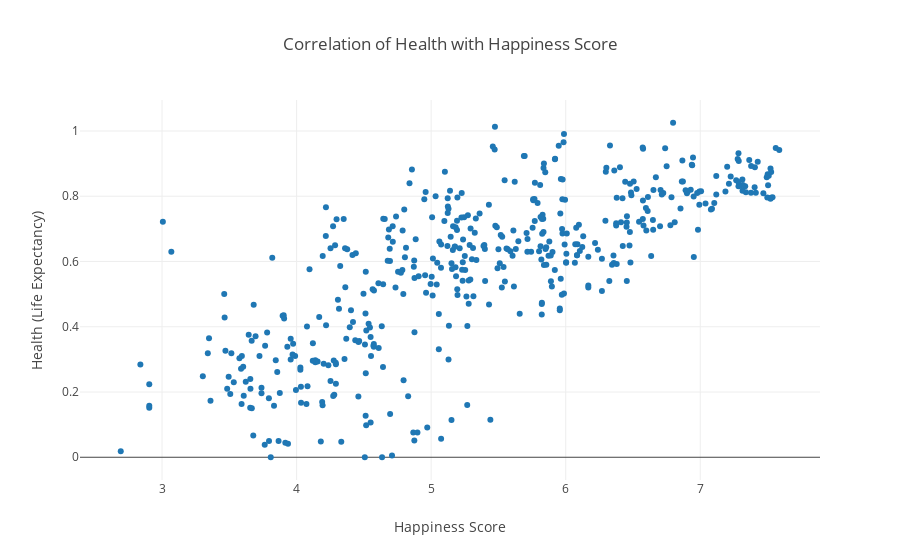

This figure's notebook cell:
### Code cell
# Basic Scatter Plot between Happiness Score and Health: ( Positive correlation )

trace1 = go.Scatter(
    x = df["Happiness Score"],
    y = df["Health (Life Expectancy)"],
    name = "Health (Life Expectancy)",
    mode = 'markers'
)

layout = go.Layout(
    title= "Correlation of Health with Happiness Score",
    xaxis= dict(
        title= "Happiness Score",
    ),
    yaxis=dict(
        title= "Health (Life Expectancy)",
    )
)

data = [trace1]
figure = go.Figure(data = data, layout= layout)
iplot(figure)

### Figure 1 — Plotly figure (JSON) as saved in the notebook; plotly's stock layout.template omitted (floating-point values rounded to 4 significant figures; data arrays with more than 128 entries replaced by an {"elided": "..."} marker saying what was removed)
{"data": [{"mode": "markers", "name": "Health (Life Expectancy)", "type": "scatter", "uid": "aea940e9-4b5d-48a6-b139-8e9dcc34d117", "x": {"elided": "470 float values"}, "y": {"elided": "470 float values"}}], "layout": {"title": {"text": "Correlation of Health with Happiness Score"}, "xaxis": {"title": {"text": "Happiness Score"}}, "yaxis": {"title": {"text": "Health (Life Expectancy)"}}}}
